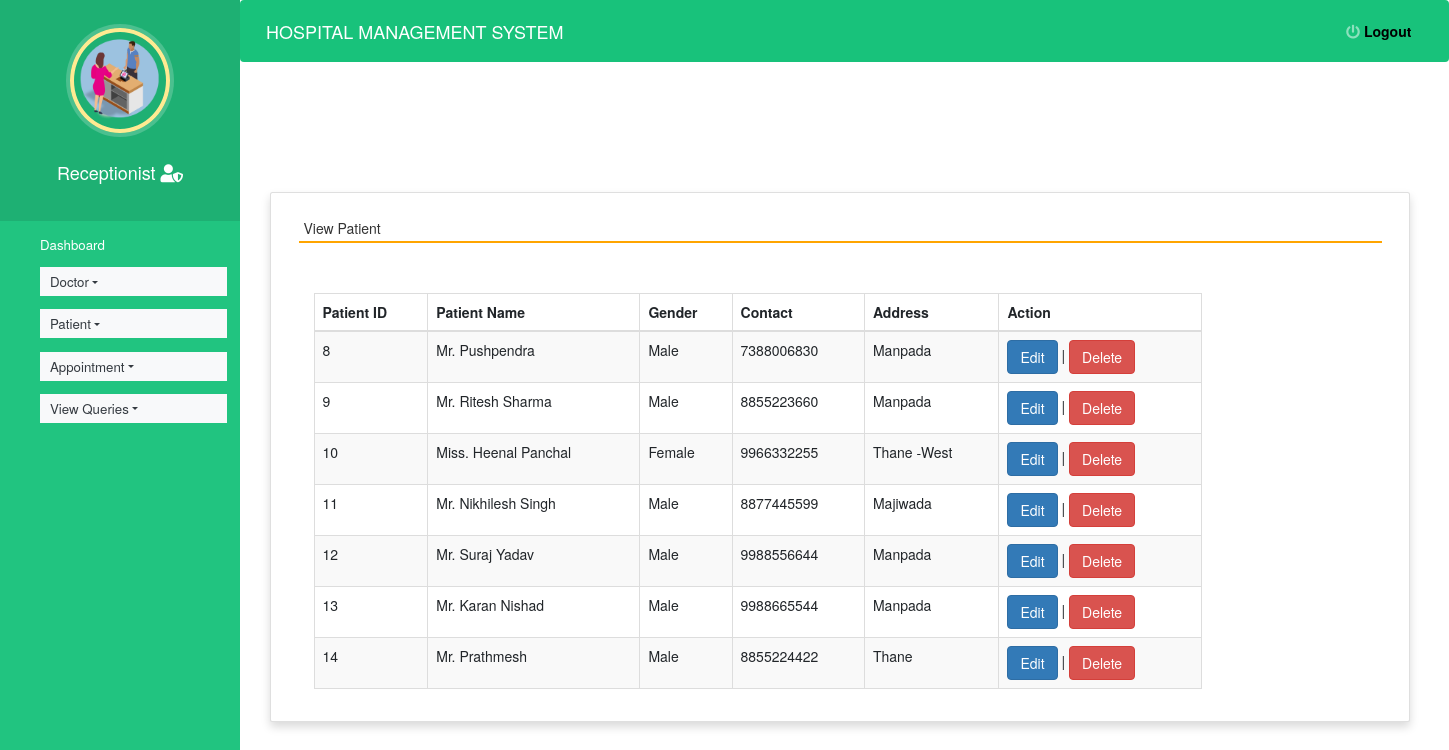
Page /view_patient/ (signed in) on the committed database.
### hospitals/models.py (models this page shows, shortened)
class Patient(models.Model):
    name = models.CharField(max_length=50)
    gender = models.CharField(max_length=10)
    mobile = models.IntegerField(null=True)
    address = models.CharField(max_length=50)

### hospitals/views.py (the view)
# urls.py: path('view_patient/', view_patient, name='view_patient'),
def view_patient(request):
    if not request.user.is_staff:
        return redirect('login')
    pat = Patient.objects.all()
    d = {'pat':pat}
    return render(request,'view_patient.html', d)

### hospitals/templates/view_patient.html (shortened to what this page needs)
{% extends 'admin_nav.html' %}
{% load static %}
{% block content %}
<head>
  <link rel="stylesheet" href="https://maxcdn.bootstrapcdn.com/bootstrap/3.4.1/css/bootstrap.min.css">
  <link rel="stylesheet" href="https://use.fontawesome.com/releases/v5.6.3/css/all.css">
</head>
<br><br><br><br>
<div class="container card shadow m-5">
    <div class="card-body">
        <h5 class="p-2" style="border-bottom: 2px solid orange">View Patient</h5>
		<div class="container mt-5">
		<table id="example" class="table table-striped table-bordered" style="width:80%">
			<thead>
				<tr>
					<th>Patient ID</th>
					<th>Patient Name</th>
                    <th>Gender</th>
					<th>Contact</th>
					<th>Address</th>
                    <th>Action</th>
				</tr>
			</thead>
			<tbody>
            {% for i in pat %}
			<tr>
				<td>{{i.id}}</td>
				<td>{{i.name}}</td>
				<td>{{i.gender}}</td>
				<td>{{i.mobile}}</td>
				<td>{{i.address}}</td>
				<td><a href="{% url 'edit_patient' i.id %}" class="btn btn-primary">Edit</a> |
					<a href="{% url 'delete_patient' i.id %}" onclick="return confirm('Are you ready to delete this record ?')" class="btn btn-danger">Delete</a></td>
			</tr>
			{% endfor %}
			</tbody>
		</table>
	 </div>
	</div>
</div>
{% endblock content %}

### hospitals/static/style.css (style rules this page uses)
body { padding-left: 240px; }

### rows in the picture
Patient: id "8", name "Mr. Pushpendra", gender "Male", mobile "7388006830", address "Manpada"
Patient: id "9", name "Mr. Ritesh Sharma", gender "Male", mobile "8855223660", address "Manpada"
Patient: id "10", name "Miss. Heenal Panchal", gender "Female", mobile "9966332255", address "Thane -West"
Patient: id "11", name "Mr. Nikhilesh Singh", gender "Male", mobile "8877445599", address "Majiwada"
Patient: id "12", name "Mr. Suraj Yadav", gender "Male", mobile "9988556644", address "Manpada"
Patient: id "13", name "Mr. Karan Nishad", gender "Male", mobile "9988665544", address "Manpada"
Patient: id "14", name "Mr. Prathmesh", gender "Male", mobile "8855224422", address "Thane"
